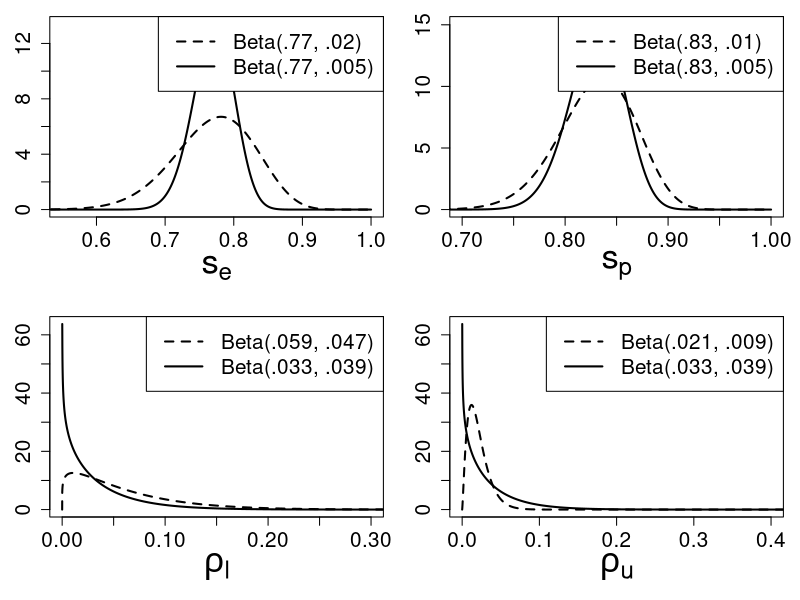
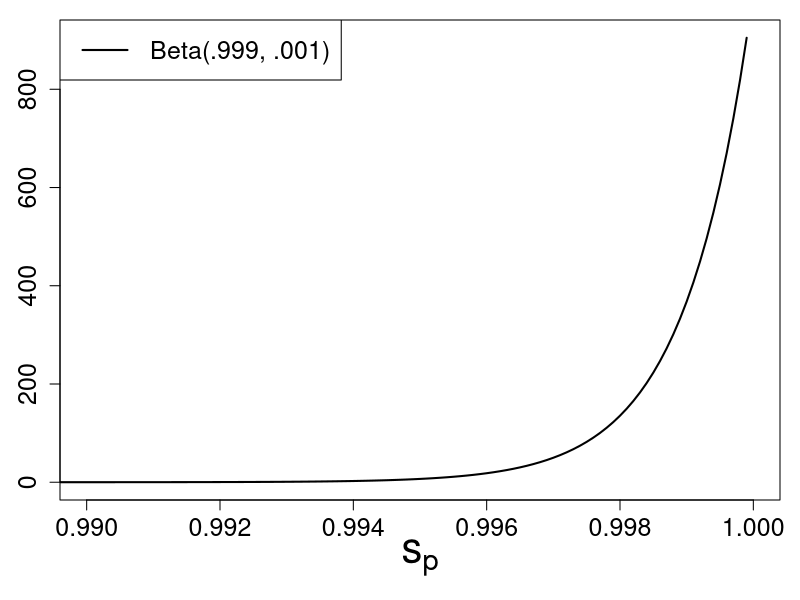

The R script that drew these images, in order:

setwd("C:/Users/lhund/Dropbox/PROJECTS/LQAS/SensSpec/pics")

### VACCINATION COVERAGE ###
pvec 	<- seq(0, 1, .0001)

ab 	<- function(vec){
	mu 	<- vec[1]
	psi 	<- vec[2]
	a 	<- mu*(1/psi - 1)
	b 	<- (1-mu)*(1/psi - 1)
	return(c(a, b))
}

rho	=list(c(.059, .047), c(.021, .009), c(.033, .039))
se1	=c(.77, .02)
sp1	=c(.83, .01)
se2	=c(.77, .005)
sp2	=c(.83, .005)
m 	= 10
k 	= 6
	
sedist1 	<- dbeta(pvec, shape1=ab(se1)[1], shape2 = ab(se1)[2])
spdist1 	<- dbeta(pvec, shape1=ab(sp1)[1], shape2 = ab(sp1)[2])
sedist2 	<- dbeta(pvec, shape1=ab(se2)[1], shape2 = ab(se2)[2])
spdist2 	<- dbeta(pvec, shape1=ab(sp2)[1], shape2 = ab(sp2)[2])
rholdist	<- dbeta(pvec, shape1=ab(rho[[1]])[1], shape2 = ab(rho[[1]])[2])
rhoudist 	<- dbeta(pvec, shape1=ab(rho[[2]])[1], shape2 = ab(rho[[2]])[2])
rhodist 	<- dbeta(pvec, shape1=ab(rho[[3]])[1], shape2 = ab(rho[[3]])[2])


png("priors_v.png", width=480*2, height=480*2)
par(mfrow=c(2,2),mar=c(5, 3, 1, 1))

plot(pvec, sedist2, xlim=c(.55,1), xlab=expression(s[e]), ylab="", type="l", lwd=2, cex.lab=2.5, cex.axis=1.5)
lines(pvec, sedist1, lty=2, lwd=2)
legend("topright", lty=c(2,1), c("Beta(.77, .02)", "Beta(.77, .005)"), lwd=2, cex=1.5)

plot(pvec, spdist2, xlim=c(.7,1), xlab=expression(s[p]), ylab="", type="l", lwd=2, cex.lab=2.5, cex.axis=1.5)
lines(pvec, spdist1, lty=2, lwd=2)
legend("topright", lty=c(2,1), c("Beta(.83, .01)", "Beta(.83, .005)"), lwd=2, cex=1.5)

plot(pvec, rhodist, xlim=c(0,.3), xlab=expression(rho[l]), ylab="", type="l", lwd=2, cex.lab=2.5, cex.axis=1.5)
lines(pvec, rholdist, lty=2, lwd=2)
legend("topright", lty=c(2,1), c("Beta(.059, .047)", "Beta(.033, .039)"), lwd=2, cex=1.5)

plot(pvec, rhodist, xlim=c(0,.4), xlab=expression(rho[u]), ylab="", type="l", lwd=2, cex.lab=2.5, cex.axis=1.5)
lines(pvec, rhoudist, lty=2, lwd=2)
legend("topright", lty=c(2,1), c("Beta(.021, .009)", "Beta(.033, .039)"), lwd=2, cex=1.5)
dev.off()

### NNT ###

sp	=c(.999, .001)
spdist 	<- dbeta(pvec, shape1=ab(sp)[1], shape2 = ab(sp)[2])
png("priors_n.png", width=480, height=480)
par(mar=c(5, 3, 1, 1))
plot(pvec, spdist, xlim=c(.99,1), xlab=expression(s[p]), ylab="", type="l", lwd=2, cex.lab=2.5, cex.axis=1.5)
legend("topleft", lty=1, c("Beta(.999, .001)"), lwd=2, cex=1.5)
dev.off()
